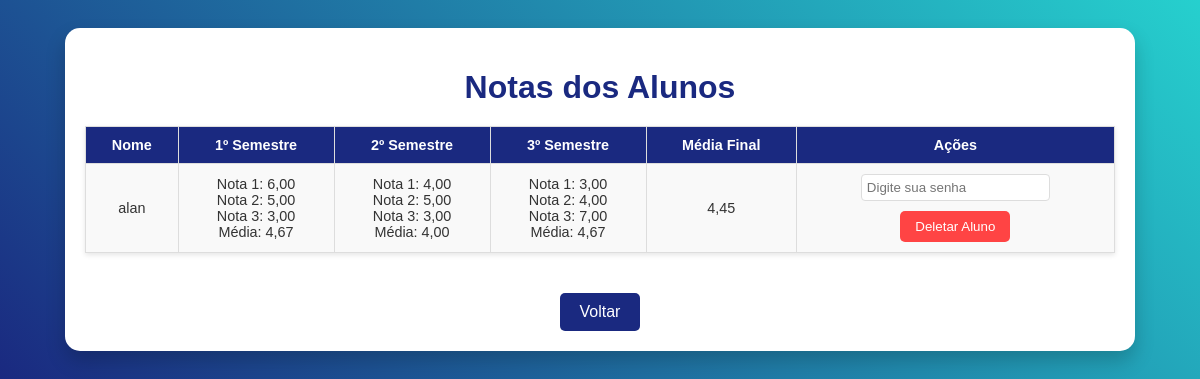
Screenshot of /visualizar_notas/?turma=1 (signed in) with the database file from the repository.
### notas/models.py (models this page shows, shortened)
class Aluno(models.Model):
    nome = models.CharField(max_length=100)
    turma = models.ForeignKey(Turma, on_delete=models.CASCADE, related_name='alunos', null=True, blank=True)

class Notas(models.Model):
    aluno = models.ForeignKey(Aluno, on_delete=models.CASCADE)
    professor = models.ForeignKey(Professor, on_delete=models.CASCADE)
    semestre = models.IntegerField()
    nota1 = models.DecimalField(max_digits=5, decimal_places=2)
    nota2 = models.DecimalField(max_digits=5, decimal_places=2)
    nota3 = models.DecimalField(max_digits=5, decimal_places=2)

### notas/views.py (the view)
# urls.py: path('visualizar_notas/', visualizar_notas, name='visualizar_notas'),
@login_required
def visualizar_notas(request):
    try:
        turma_id = request.GET.get('turma')
        if not turma_id:
            messages.error(request, 'Selecione uma turma para visualizar as notas')
            return redirect('visualizar_turmas')
        turma = Turma.objects.get(id=turma_id, professor=request.user)
        alunos = Aluno.objects.filter(turma=turma)
        data = []
        for aluno in alunos:
            notas = Notas.objects.filter(aluno=aluno).order_by('semestre')
            notas_por_semestre = {
                nota.semestre: {
                    'nota1': nota.nota1,
                    'nota2': nota.nota2,
                    'nota3': nota.nota3,
                    'media': round((nota.nota1 + nota.nota2 + nota.nota3) / 3, 2),
                }
                for nota in notas
            }
            media_final = (
                sum(nota['media'] for nota in notas_por_semestre.values()) / len(notas_por_semestre)
                if notas_por_semestre else 0
            )
            data.append({
                'nome': aluno.nome,
                'id': aluno.id,
                'notas': notas_por_semestre,
                'media_final': round(media_final, 2),
            })
        return render(request, 'notas/visualizar_notas.html', {
            'alunos': data,
            'turma': turma,
            'professor_nome': request.user.username
        })
    except Exception as e:
        messages.error(request, f'Erro ao carregar notas: {str(e)}')
        return redirect('visualizar_turmas')

### notas/templates/notas/visualizar_notas.html (shortened to what this page needs)
<!DOCTYPE html>
<html lang="pt-BR">
<head>
</head>
<body>
    <div class="container">
        <h1>Notas dos Alunos</h1>
        <table>
            <thead>
                <tr>
                    <th>Nome</th>
                    <th>1º Semestre</th>
                    <th>2º Semestre</th>
                    <th>3º Semestre</th>
                    <th>Média Final</th>
                    <th>Ações</th>
                </tr>
            </thead>
            <tbody>
                {% for aluno in alunos %}
                <tr>
                    <td>{{ aluno.nome }}</td>
                    <td>
                        {% if aluno.notas.1 %}
                        Nota 1: {{ aluno.notas.1.nota1 }}<br>
                        Nota 2: {{ aluno.notas.1.nota2 }}<br>
                        Nota 3: {{ aluno.notas.1.nota3 }}<br>
                        Média: {{ aluno.notas.1.media }}
                        {% else %}
                        <span class="empty">Sem dados</span>
                        {% endif %}
                    </td>
                    <td>
                        {% if aluno.notas.2 %}
                        Nota 1: {{ aluno.notas.2.nota1 }}<br>
                        Nota 2: {{ aluno.notas.2.nota2 }}<br>
                        Nota 3: {{ aluno.notas.2.nota3 }}<br>
                        Média: {{ aluno.notas.2.media }}
                        {% else %}
                        <span class="empty">Sem dados</span>
                        {% endif %}
                    </td>
                    <td>
                        {% if aluno.notas.3 %}
                        Nota 1: {{ aluno.notas.3.nota1 }}<br>
                        Nota 2: {{ aluno.notas.3.nota2 }}<br>
                        Nota 3: {{ aluno.notas.3.nota3 }}<br>
                        Média: {{ aluno.notas.3.media }}
                        {% else %}
                        <span class="empty">Sem dados</span>
                        {% endif %}
                    </td>
                    <td>{{ aluno.media_final }}</td>
                    <td>
                        <form method="POST" action="{% url 'deletar_notas' aluno.id %}" style="display: inline;">
                            <div style="margin-bottom: 10px;">
                                <input type="password" name="password" placeholder="Digite sua senha" required style="padding: 5px; border-radius: 4px; border: 1px solid #ddd;">
                            </div>
                            <button type="submit" class="btn-delete" onclick="return confirm('Tem certeza que deseja deletar este aluno e todas as suas notas?')">Deletar Aluno</button>
                        </form>
                    </td>
                </tr>
                {% empty %}
                <tr>
                    <td colspan="5" class="empty">Nenhum aluno cadastrado ainda.</td>
                </tr>
                {% endfor %}
            </tbody>
        </table>
        <a href="{% url 'visualizar_turmas' %}" class="btn-back">Voltar</a>
    </div>
</body>
</html>

### notas/templates/notas/visualizar_notas.html (style rules this page uses)
body { font-family: Arial, sans-serif; text-align: center; background: linear-gradient(45deg, #1a2980, #26d0ce); color: #333; padding: 20px; }
.container { background: #fff; border-radius: 15px; box-shadow: 0 10px 20px rgba(0, 0, 0, 0.2); padding: 20px; max-width: 90%; margin: auto; }
h1 { color: #1a2980; margin-bottom: 20px; }
table { margin: 20px auto; border-collapse: collapse; width: 100%; background: white; box-shadow: 0px 2px 5px rgba(0, 0, 0, 0.1); overflow-x: auto; }
th, td { border: 1px solid #ddd; padding: 10px; text-align: center; font-size: 0.9em; }
th { background-color: #1a2980; color: white; }
td { background-color: #f9f9f9; }
.btn-back { display: inline-block; margin-top: 20px; text-decoration: none; color: white; background-color: #1a2980; padding: 10px 20px; border-radius: 5px; transition: background 0.3s ease; }
.btn-delete { background-color: #ff4444; color: white; border: none; padding: 8px 15px; border-radius: 5px; cursor: pointer; transition: background 0.3s ease; }

### rows the page displays
Aluno: nome "alan"
Notas: notas.1.nota1 "6,00", notas.1.nota2 "5,00", notas.1.nota3 "3,00"
Notas: notas.2.nota1 "4,00", notas.2.nota2 "5,00", notas.2.nota3 "3,00"
Notas: notas.3.nota1 "3,00", notas.3.nota2 "4,00", notas.3.nota3 "7,00"

### other values shown
{{ aluno.notas.1.media }} "4,67"
{{ aluno.notas.2.media }} "4,00"
{{ aluno.notas.3.media }} "4,67"
{{ aluno.media_final }} "4,45"
